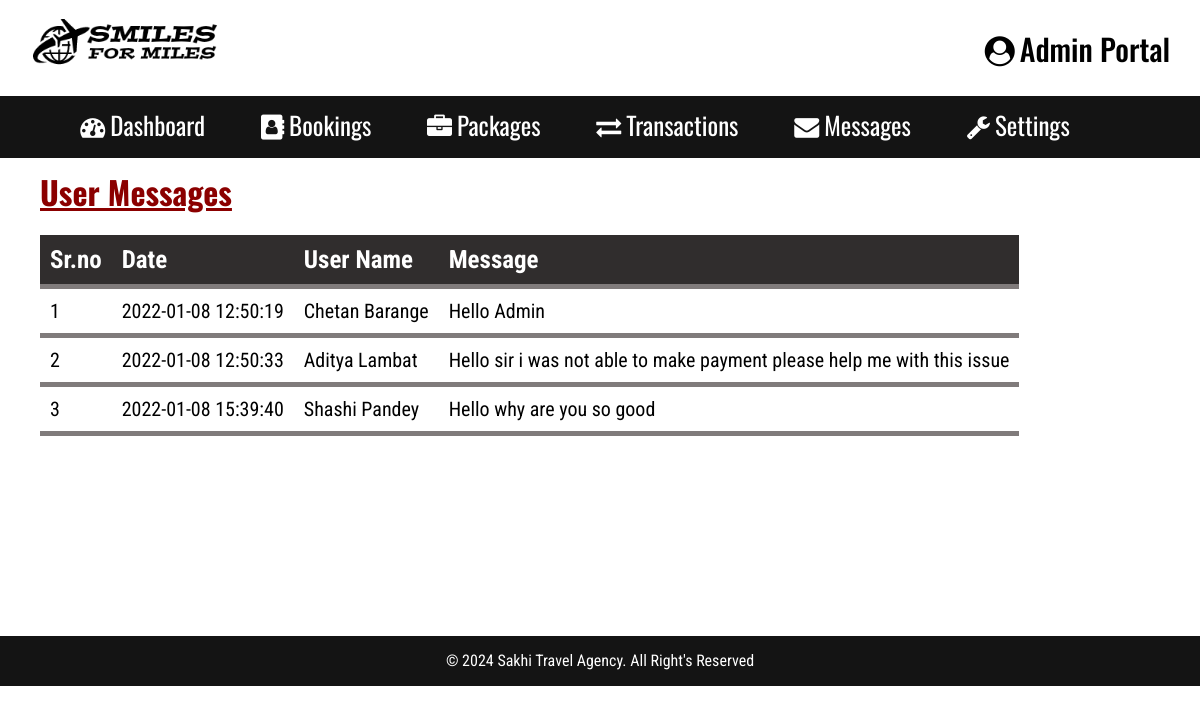
The page /admin/messages.php (signed in) on the database its author committed.
### tables this page shows
CREATE TABLE `user_messages` (
  `id` int(255) NOT NULL,
  `date` datetime NOT NULL DEFAULT current_timestamp(),
  `user` varchar(255) NOT NULL,
  `msg` varchar(255) NOT NULL
);

### admin/messages.php (the view, shortened to what this page needs)
<?php
include('includes/header.php');
?>
<link rel="stylesheet" href="css/messages.css">
<h1 class="um-txt"><u>User Messages</u></h1>
<div class="msgtbl">
    <?php
    include('includes/configure.php');
    $query = "SELECT * FROM user_messages";
    $query_run = mysqli_query($conn, $query);
    ?>
    <table>
        <tr>
            <th>Sr.no</th>
            <th>Date</th>
            <th>User Name</th>
            <th>Message</th>
        </tr>
        <?php
        if (mysqli_num_rows($query_run) > 0) {
            while ($row = mysqli_fetch_assoc($query_run)) {
        ?>
                <tr>
                    <td><?php echo $row['id']; ?></td>
                    <td><?php echo $row['date']; ?></td>
                    <td><?php echo $row['user']; ?></td>
                    <td><?php echo $row['msg']; ?></td>
                </tr>
        <?php
            }
        } else {
            echo "No Record Found !!!";
        }
        ?>
    </table>
</div>
<?php
include('includes/footer.php');
?>
</body>
</html>

### admin/css/style.css (style rules this page uses)
* { margin: 0px; padding: 0px; }

### admin/css/messages.css (style rules this page uses)
.um-txt { font-family: 'Oswald',sans-serif; margin-left: 40px; margin-top: 10px; color: darkred; }
.msgtbl { font-family: 'Roboto Condensed',sans-serif; font-size: 25px; margin-left: 40px; margin-top: 20px; margin-bottom: 200px; }
table { border-collapse: collapse; width: fit-content; }
th, td { padding: 10px; text-align: left; border-bottom: 5px solid rgb(128, 123, 123); }
td { font-size: 20px; }
th { background-color: rgb(48, 45, 45); color: white; }

### rows shown on the page
user_messages: id "1", date "2022-01-08 12:50:19", user "Chetan Barange", msg "Hello Admin"
user_messages: id "2", date "2022-01-08 12:50:33", user "Aditya Lambat", msg "Hello sir i was not able to make payment please help me with this issue"
user_messages: id "3", date "2022-01-08 15:39:40", user "Shashi Pandey", msg "Hello why are you so good"
